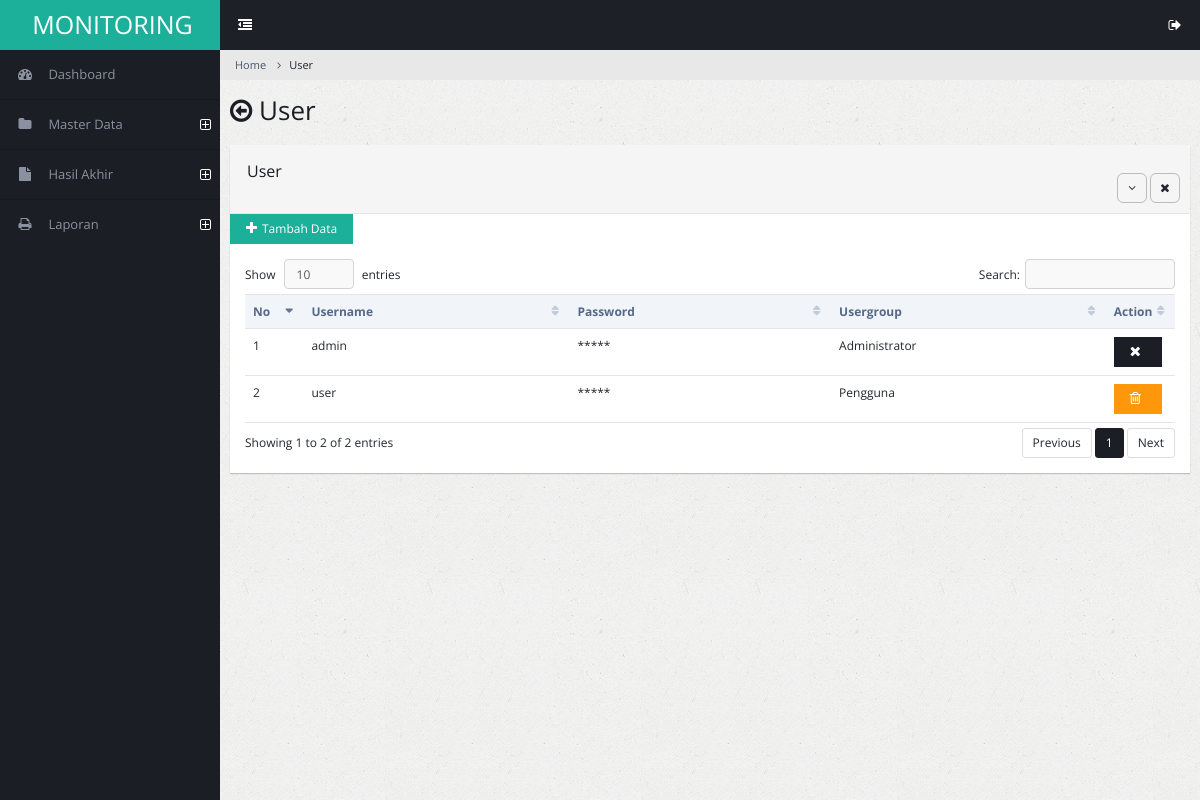
Page /user/user.php (signed in) on the committed database.
### tables this page shows
CREATE TABLE `user` (
  `Id_User` int(11) NOT NULL,
  `Id_Usergroup_User` int(11) NOT NULL,
  `Username` varchar(50) NOT NULL,
  `Password` varchar(255) NOT NULL,
  `Foto` varchar(150) NOT NULL DEFAULT 'ids.jpg'
);

CREATE TABLE `usergroup` (
  `Id_Usergroup` int(11) NOT NULL,
  `Nama_Usergroup` varchar(50) NOT NULL
);

### user/user.php (the view, shortened to what this page needs)
<?php
require_once("../koneksi.php");
?>
<!DOCTYPE html>
<html lang="en">
<head>
        <link rel="stylesheet" type="text/css" id="theme" href="css/theme-default.css"/>
    </head>
    <body>
        <div class="page-container">
            <div class="page-sidebar">
                <?php include 'menu.php'; ?>
            </div>
            <div class="page-content">
                <ul class="x-navigation x-navigation-horizontal x-navigation-panel">
                    <li class="xn-icon-button">
                        <a href="#" class="x-navigation-minimize"><span class="fa fa-dedent"></span></a>
                    </li>
                    <li class="xn-icon-button pull-right">
                        <a href="#" class="mb-control" data-box="#mb-signout"><span class="fa fa-sign-out"></span></a>
                    </li>
                </ul>
                <ul class="breadcrumb">
                    <li><a href="#">Home</a></li>
                    <li class="active">User</a></li>
                </ul>
                <div class="page-title">
                    <h2><span class="fa fa-arrow-circle-o-left"></span> User</h2>
                </div>
                <div class="page-content-wrap">
                    <div class="row">
                        <div class="col-md-12">
                            <div class="panel panel-default">
                                <div class="panel-heading">
                                    <h3 class="panel-title">User</h3><br>
                                    <ul class="panel-controls">
                                        <li><a href="#" class="panel-collapse"><span class="fa fa-angle-down"></span></a></li>
                                        <li><a href="#" class="panel-remove"><span class="fa fa-times"></span></a></li>
                                    </ul>
                                </div>
                                <a href="user-add.php"><button class="btn btn-info"><i class="fa fa-plus"></i>Tambah Data</button> </a>
                                <div class="panel-body">
                                    <table class="table datatable">
                                        <thead>
                                            <tr>
                                                <th width="70">No</th>
                                                <th>Username</th>
                                                <th>Password</th>
                                                <th>Usergroup</th>
                                                <th width="70">Action</th>
                                            </tr>
                                        </thead>
<?php
                        $querymatakuliah = mysqli_query ($konek, "SELECT * FROM user
                            INNER JOIN usergroup ON usergroup.Id_Usergroup = User.Id_Usergroup_User");
                        $no = 0;
                        while($matakuliah = mysqli_fetch_array($querymatakuliah)){
                            $no++;
                            echo "
                                <tr>
                                    <td>$no</td>
                                    <td>$matakuliah[Username]</td>
                                    <td>*****</td>
                                    <td>$matakuliah[Nama_Usergroup]</td>
                                    <td>";
                                if($matakuliah["Id_User"]==$_SESSION["Id_User"]){
                                    echo "
                                        <a href='#' class='btn btn-primary'><span class='fa fa-times'></span></a> ";
                                }else{
                                    ?>
                                        <a href='user-delete.php?Id_User=<?php echo "$matakuliah[Id_User]"; ?>'>
                                        <button class='btn btn-warning'><i class='fa fa-trash-o'></i></button></a>
                                        </td>
                                </tr>
            <?php
                                }
                            }
                    ?>
                                    </table>
                                </div>
                            </div>
                        </div>
                    </div>
                </div>
            </div>
        </div>
    </body>
</html>

### rows in the picture
user: Username "admin", usergroup.Nama_Usergroup "Administrator"
user: Username "user", usergroup.Nama_Usergroup "Pengguna"
